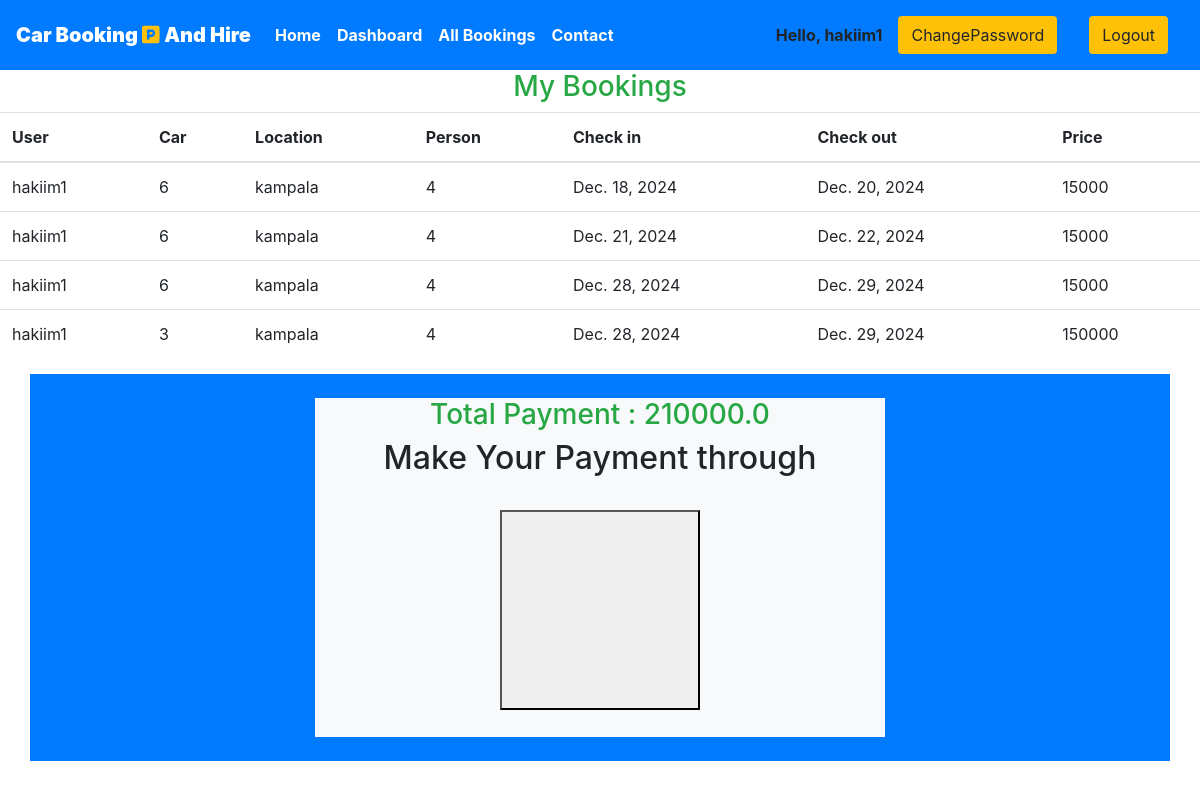
/user/bookings (signed in), run on the app's committed database.
### CarHire/models.py (models this page shows, shortened)
class Reservation(models.Model):
    check_in = models.DateField(auto_now =False)
    check_out = models.DateField()
    car = models.ForeignKey(Cars, on_delete = models.CASCADE)
    customer = models.ForeignKey(User, on_delete= models.CASCADE)
    booking_id = models.CharField(max_length=100,default="null")

class Cars(models.Model):
    CAR_STATUS = (
    ("1", "available"),
    ("2", "not available"),
    )
    CAR_TYPE = (
     ("1", "Toyota Harrier"),
     ("2", "Toyota Surf"),
     ("3","Subaru Forester"),
     ("4","Subaru Outback"),
     ("5","Subaru Cross"),
     ("6","Subaru Impreza"),
     ("7","Nissan X-Trail"),
     ("8","Mazda CX-5"),
     ("9","Toyota RAV4"),
     ("10","Mitsubishi Pajero"),
     ("11","Mitsubishi Montero"),
     ("12","Mitsubishi Montero Sport"),
     ("13","Toyota Land Cruiser Prado"),
     ("14","Toyota Fortuner"),
     ("15","Nissan Patro"),
     ("16","Toyota RAV4 Avensis"),
     ("17","Toyota Highlander"),
     ("18","Nissan Altima"),
     ("19","Nissan Rogue"),
     ("20","Honda Civic"),
     ("21","Honda CR-V"),
     ("22","Ford Fusion"),
     ("23","Ford Mustang"),
     ("24","Ford Explorer"),
     ("25","Ford Focus"),
     ("26","Ford Fiesta"),
     ("27","Ford Edge"),
     ("28","Ford C-Max Hybrid"),
     ("29","Ford Mustang GT"),
     ("30","Ford Escape"),
     )
    car_type = models.CharField(max_length=50,choices = CAR_TYPE)
    capacity = models.IntegerField()
    price = models.IntegerField()
    size = models.IntegerField()
    parking = models.ForeignKey(Parking, on_delete = models.CASCADE)
    status = models.CharField(choices =CAR_STATUS,max_length = 15)
    carnumber = models.IntegerField()

class Parking(models.Model):
    car_type = models.ForeignKey(CarTypes, on_delete = models.CASCADE)
    name = models.CharField(max_length=30,default="carHire")
    owner = models.CharField(max_length=20)
    location = models.CharField(max_length=50)
    state = models.CharField(max_length=50,default="Kampala")
    country = models.CharField(max_length=50,default="Uganda")

### CarHire/views.py (the view)
# urls.py: path('user/bookings', views.user_bookings,name="dashboard"),
@login_required(login_url='/user')
def user_bookings(request):
    if request.user.is_authenticated == False:
        return redirect('userloginpage')
    user = User.objects.all().get(id=request.user.id)
    print(f"request user id ={request.user.id}")
    bookings = Reservation.objects.all().filter(customer=user)
    totalamount = 0.0
    for b in bookings:
        totalamount += b.car.price * (b.check_out - b.check_in).days
    if not bookings:
        messages.warning(request,"No Bookings Found")
    return HttpResponse(render(request,'user/mybookings.html',{'bookings':bookings,'totalamount':totalamount}))

### CarHire/templates/user/mybookings.html (shortened to what this page needs)
{% extends 'basic.html' %} {% block title %}Dashboard {% endblock title %} {% block body %}
{% load app_tags %}
<h3 class="text-center  text-success">My Bookings </h3>
<table class="table">
    <thead>
        <th>User</th>
        <th>Car</th>
        <th>Location</th>
        <th>Person</th>
        <th>Check in</th>
        <th>Check out</th>
        <th>Price</th>
    </thead>
    {% for each_booking in bookings %}
    <tr>
        <td>{{each_booking.customer.username}}</td>
        <td>{{each_booking.car.carnumber}}</td>
        <td>{{each_booking.car.parking.location}}</td>
        <td>{{each_booking.car.capacity}}</td>
        <td>{{each_booking.check_in}}</td>
        <td>{{each_booking.check_out}}</td>
        <td>{{each_booking.car.price}}</td>
    </tr>
    {% endfor %}
</table>
<div class="container bg-primary">
    <div class="row">
        <div class="col-md-6 col-lg-6 col-xlg-6 col-sm-12 mx-auto my-4 bg-light">
            <h3 class="text-center  text-success">Total Payment : {{totalamount}}</h3>
            <h2 class="text-center" >Make Your Payment through</h2>
            <div class="container text-center" >
                <div class="row">
                    <div class="col-md-6 col-lg-6 col-xlg-6 col-sm-12 mx-auto my-4 bg-light " >
                        <button id="paypal-button-container" style="height: 200px; width: 200px;"></button>
                    </div>
                </div>
            </div>
        </div>
    </div>
</div>
{% endblock body %}

### CarHire/templates/basic.html (shortened to what this page needs)
{% load static %}
<!DOCTYPE html>
<!DOCTYPE html>
<html lang="en">
<head>
    <link rel="stylesheet" href="https://use.fontawesome.com/releases/v5.7.0/css/all.css"
>
    <link rel="stylesheet" href="{% static 'bootstrap\bootstrap.css' %}">
    <link rel="stylesheet" href="https://maxcdn.bootstrapcdn.com/bootstrap/4.5.0/css/bootstrap.min.css">
</head>
<body>
    <div class="container-fluid px-0">
        <nav class="navbar navbar-expand-lg navbar-dark bg-primary font-weight-bold">
            <a class="navbar-brand text-bold bg-black " href="/"><b>Car Booking </b><i class="fas fa-parking text-warning"></i>
                <b>And Hire</b></a>
            <div class="collapse navbar-collapse " id="navbarSupportedContent">
                <ul class="navbar-nav mr-auto ">
                    <li class="nav-item active">
                        <a class="nav-link text-bold " href="/home"> Home</a>
                    </li>
                    {% if user.is_staff %}
                    <li class="nav-item active">
                        <a class="nav-link text-bold" href="/staff/panel">Dashboard </a>
                    </li>
                    {% elif user.is_staff == False and user.is_authenticated %}
                    <li class="nav-item active">
                        <a class="nav-link text-bold" href="/user/bookings">My Bookings </a>
                    </li>
                    {% endif %}
                    {% if user.is_staff %}
                    <li class="nav-item active">
                        <a class="nav-link text-bold" href="/staff/allbookings">All Bookings </a>
                    </li>
                    {% endif %}
                    <li class="nav-item active">
                        <a class="nav-link text-bold" href="{% url 'contactpage' %}">Contact </a>
                    </li>
                </ul>
                {% if request.user.is_authenticated %}
                Hello, {{request.user}}
                <a href="/changepassword" class="nav-link">
                    <button class="btn btn-group bg-warning" data-toggle="modal"
                        data-target="#forlogin">ChangePassword</button>
                </a>
                <a href="/lg" class="nav-link">
                    <button class="btn btn-group bg-warning" data-toggle="modal" data-target="#forlogin">Logout</button>
                </a>
                {% endif %}
            </div>
        </nav>
    </div>
    {% block body %}
    {% endblock body %}
</body>
</html>

### CarHire/templates/basic.html (style rules this page uses)
a { text-decoration: none; }

### data on the page
Reservation: customer.username "hakiim1", car.carnumber "6", car.parking.location "kampala", car.capacity "4", check_in "Dec. 18, 2024", check_out "Dec. 20, 2024", car.price "15000"
Reservation: customer.username "hakiim1", car.carnumber "6", car.parking.location "kampala", car.capacity "4", check_in "Dec. 21, 2024", check_out "Dec. 22, 2024", car.price "15000"
Reservation: customer.username "hakiim1", car.carnumber "6", car.parking.location "kampala", car.capacity "4", check_in "Dec. 28, 2024", check_out "Dec. 29, 2024", car.price "15000"
Reservation: customer.username "hakiim1", car.carnumber "3", car.parking.location "kampala", car.capacity "4", check_in "Dec. 28, 2024", check_out "Dec. 29, 2024", car.price "150000"

### other printed values
{{ request.user }} "hakiim1"
{{ totalamount }} "210000.0"
